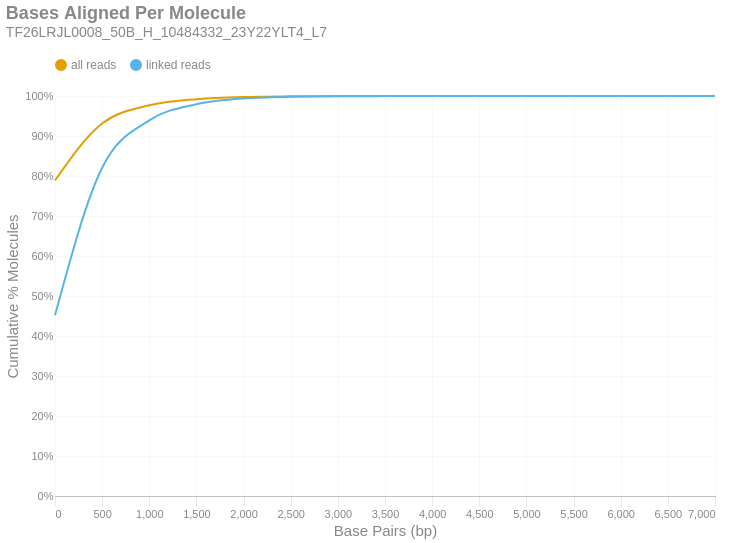

Source (notebook cell):
### Markdown cell above
### Bases Aligned Per Molecule
This is a cumulative frequency distribution showing the number of base pairs aligned per unique molecule. These data are shown in 500 bp bins. There are two distributions: one with `all reads` (yellow) and another with only `linked reads` (blue). The percent of molecules in the `linked reads` distribution is relative to the total number of linked molecules.

### Code cell
if SKIPLR:
    print_html(f"Skipped")
else:
    binned_df = consolidated_hist(valids['aligned_bp'], mask, 500, True)
    with SafeRender(binned_df):
        (
            density_plot(binned_df, 'Bases Aligned Per Molecule', samplename, 'basesper')
            .encode(
                x=alt.X('bin:Q', title="Base Pairs (bp)").axis(tickMinStep=500).scale(padding=0),
                y=alt.Y('value:Q', title='Cumulative % Molecules')
                    .axis(format='%')
                    .scale(domain = [0,1])
                    .stack(False),
                color=alt.Color("key:N").scale(domain = ["all reads", "linked reads"]),
                tooltip = [
                    alt.Tooltip("key:N", title = "Data Type"),
                    alt.Tooltip("range_label:N", title="Bases Aligned Per Molecule"),
                    alt.Tooltip("value:Q", format = ".2%", title="% Molecules (Cum.)")
                ]
            )
        ).display()

### Figure 1 — Vega-Lite specification as saved in the notebook (floating-point values rounded to 4 significant figures)
{"width": "container", "height": 400, "config": {"title": {"anchor": "start", "dy": -15, "fontSize": 18, "color": "#888888", "subtitleColor": "#888888", "subtitleFontSize": 14}, "arc": {"fill": "#0072B2"}, "axis": {"domainColor": "#888888", "domainWidth": 0.5, "gridWidth": 0.2, "grid": false, "titleFontWeight": 400, "titleFontSize": 15, "labelFontSize": 11, "labelColor": "#888888", "tickColor": "#888888", "tickWidth": 0.2, "titleColor": "#888888"}, "axisBand": {"grid": false}, "axisX": {"grid": true, "tickSize": 10, "domainCap": "round"}, "axisY": {"domain": false, "grid": true, "tickSize": 0, "domainCap": "round"}, "background": "transparent", "header": {"labelFontSize": 15, "labelColor": "#888888", "titleFontSize": 15, "titleFontWeight": 600, "titleColor": "#888888"}, "legend": {"labelFont": "sans-serif", "labelFontSize": 12, "labelColor": "#888888", "symbolSize": 100, "symbolType": "circle", "titleFontSize": 12, "titlePadding": 10, "titleColor": "#888888", "title": null, "orient": "top"}, "range": {"category": ["#E69F00", "#56B4E9", "#009E73", "#F0E442", "#0072B2", "#D55E00", "#CC79A7", "#000000"], "diverging": ["#cfe8f3", "#a2d4ec", "#73bfe2", "#46abdb", "#1696d2", "#12719e"]}, "area": {"fill": "#0072B2", "fillOpacity": 0.7, "line": true, "strokeOpacity": 0.7}, "line": {"color": "#0072B2", "stroke": "#0072B2", "strokeWidth": 2}, "trail": {"color": "#0072B2", "stroke": "#0072B2", "strokeWidth": 0, "size": 1}, "point": {"filled": true, "fillOpacity": 1.0, "size": 95}, "text": {"color": "#888888", "fontSize": 11, "align": "right", "fontWeight": 400, "size": 11}, "bar": {"fill": "#0072B2", "stroke": null}, "view": {"stroke": null, "continuousWidth": 660, "continuousHeight": 400}}, "data": {"name": "data-ac5f0f8177049a5713571397b4e4d962"}, "mark": {"type": "line", "interpolate": "monotone", "point": {"opacity": 0, "size": 275}}, "encoding": {"color": {"field": "key", "scale": {"domain": ["all reads", "linked reads"]}, "type": "nominal"}, "tooltip": [{"field": "key", "title": "Data Type", "type": "nominal"}, {"field": "range_label", "title": "Bases Aligned Per Molecule", "type": "nominal"}, {"field": "value", "format": ".2%", "title": "% Molecules (Cum.)", "type": "quantitative"}], "x": {"axis": {"tickMinStep": 500}, "field": "bin", "scale": {"padding": 0}, "title": "Base Pairs (bp)", "type": "quantitative"}, "y": {"axis": {"format": "%"}, "field": "value", "scale": {"domain": [0, 1]}, "stack": false, "title": "Cumulative % Molecules", "type": "quantitative"}}, "params": [{"name": "param_c36ac31b6afebe62", "select": {"type": "point", "fields": ["key"]}, "bind": "legend"}], "title": {"text": "Bases Aligned Per Molecule", "subtitle": "TF26LRJL0008_50B_H_10484332_23Y22YLT4_L7"}, "transform": [{"fold": ["all reads (cumsum)", "linked reads (cumsum)"]}, {"calculate": "replace(datum.key, ' (cumsum)', '')", "as": "key"}, {"filter": {"param": "param_c36ac31b6afebe62"}}], "usermeta": {"embedOptions": {"downloadFileName": "TF26LRJL0008_50B_H_10484332_23Y22YLT4_L7.basesper"}}, "$schema": "https://vega.github.io/schema/vega-lite/v6.4.1.json", "datasets": {"data-ac5f0f8177049a5713571397b4e4d962": [{"bin": "0.0", "interval": "0.0-500.0", "all reads": 0.7887, "linked reads": 0.4517, "all reads (cumsum)": 0.7887, "linked reads (cumsum)": 0.4517, "range_label": "0-499"}, {"bin": "500.0", "interval": "500.0-1000.0", "all reads": 0.1426, "linked reads": 0.3688, "all reads (cumsum)": 0.9313, "linked reads (cumsum)": 0.8205, "range_label": "500-999"}, {"bin": "1000.0", "interval": "1000.0-1500.0", "all reads": 0.04538, "linked reads": 0.1185, "all reads (cumsum)": 0.9767, "linked reads (cumsum)": 0.939, "range_label": "1000-1499"}, {"bin": "1500.0", "interval": "1500.0-2000.0", "all reads": 0.01546, "linked reads": 0.04041, "all reads (cumsum)": 0.9921, "linked reads (cumsum)": 0.9794, "range_label": "1500-1999"}, {"bin": "2000.0", "interval": "2000.0-2500.0", "all reads": 0.005505, "linked reads": 0.01439, "all reads (cumsum)": 0.9976, "linked reads (cumsum)": 0.9938, "range_label": "2000-2499"}, {"bin": "2500.0", "interval": "2500.0-3000.0", "all reads": 0.001549, "linked reads": 0.004049, "all reads (cumsum)": 0.9992, "linked reads (cumsum)": 0.9979, "range_label": "2500-2999"}, {"bin": "3000.0", "interval": "3000.0-3500.0", "all reads": 0.0005203, "linked reads": 0.00136, "all reads (cumsum)": 0.9997, "linked reads (cumsum)": 0.9992, "range_label": "3000-3499"}, {"bin": "3500.0", "interval": "3500.0-4000.0", "all reads": 0.00019, "linked reads": 0.0004964, "all reads (cumsum)": 0.9999, "linked reads (cumsum)": 0.9997, "range_label": "3500-3999"}, {"bin": "4000.0", "interval": "4000.0-4500.0", "all reads": 7.096e-05, "linked reads": 0.0001854, "all reads (cumsum)": 1.0, "linked reads (cumsum)": 0.9999, "range_label": "4000-4499"}, {"bin": "4500.0", "interval": "4500.0-5000.0", "all reads": 2.156e-05, "linked reads": 5.634e-05, "all reads (cumsum)": 1.0, "linked reads (cumsum)": 1.0, "range_label": "4500-4999"}, {"bin": "5000.0", "interval": "5000.0-5500.0", "all reads": 9.315e-06, "linked reads": 2.434e-05, "all reads (cumsum)": 1.0, "linked reads (cumsum)": 1.0, "range_label": "5000-5499"}, {"bin": "5500.0", "interval": "5500.0-6000.0", "all reads": 3.559e-06, "linked reads": 9.3e-06, "all reads (cumsum)": 1.0, "linked reads (cumsum)": 1.0, "range_label": "5500-5999"}, {"bin": "6000.0", "interval": "6000.0-6500.0", "all reads": 1.151e-06, "linked reads": 3.009e-06, "all reads (cumsum)": 1.0, "linked reads (cumsum)": 1.0, "range_label": "6000-6499"}, {"bin": "6500.0", "interval": "6500.0-7000.0", "all reads": 0.0, "linked reads": 0.0, "all reads (cumsum)": 1.0, "linked reads (cumsum)": 1.0, "range_label": "6500-6999"}, {"bin": "7000.0", "interval": "7000.0-7500.0", "all reads": 1.047e-07, "linked reads": 2.735e-07, "all reads (cumsum)": 1.0, "linked reads (cumsum)": 1.0, "range_label": "7000-7499"}]}}
